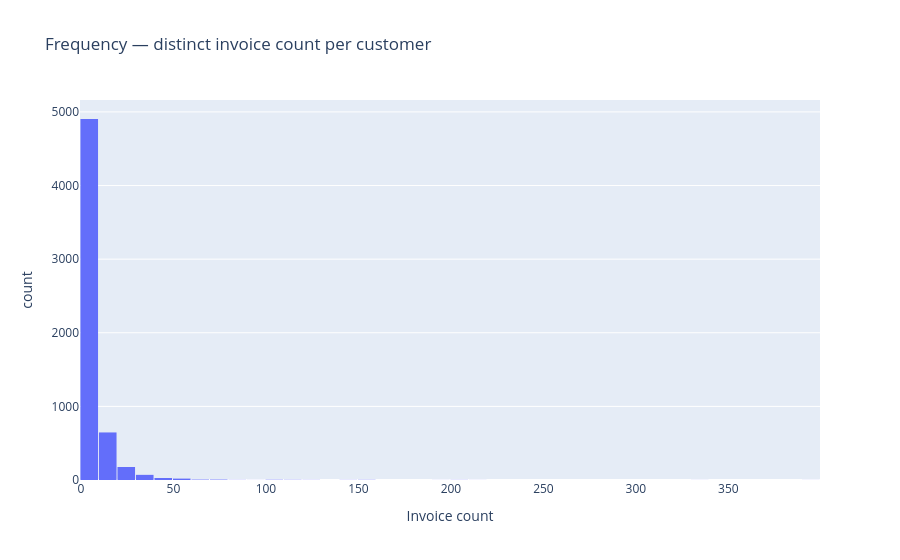

Notebook code for this chart:
### Code cell
fig = px.histogram(
    rfm, x="frequency", nbins=60,
    title="Frequency — distinct invoice count per customer",
    labels={"frequency": "Invoice count", "count": "Customers"},
)
fig.update_layout(bargap=0.05)
fig.show()

### Figure 1 — Plotly figure (JSON) as saved in the notebook; plotly's stock layout.template omitted (floating-point values rounded to 4 significant figures; data arrays with more than 128 entries replaced by an {"elided": "..."} marker saying what was removed)
{"data": [{"bingroup": "x", "hovertemplate": "Invoice count=%{x}<br>count=%{y}<extra></extra>", "legendgroup": "", "marker": {"color": "#636efa", "pattern": {"shape": ""}}, "name": "", "nbinsx": 60, "orientation": "v", "showlegend": false, "type": "histogram", "x": {"elided": "5878 int values"}, "xaxis": "x", "yaxis": "y"}], "layout": {"bargap": 0.05, "barmode": "relative", "legend": {"tracegroupgap": 0}, "title": {"text": "Frequency — distinct invoice count per customer"}, "xaxis": {"anchor": "y", "domain": [0, 1], "title": {"text": "Invoice count"}}, "yaxis": {"anchor": "x", "domain": [0, 1], "title": {"text": "count"}}}}
